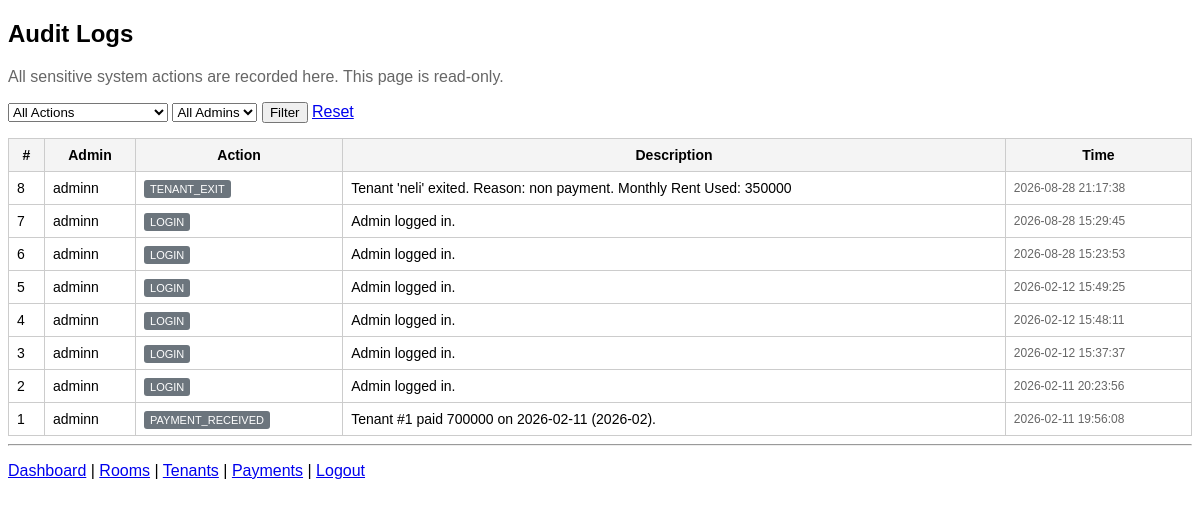
The page /public/audit_logs.php (signed in) on the database its author committed.
### tables this page shows
CREATE TABLE audit_logs (
    id INTEGER PRIMARY KEY AUTOINCREMENT,
    admin_id INTEGER NOT NULL,
    action TEXT NOT NULL,
    description TEXT NOT NULL,
    created_at DATETIME DEFAULT CURRENT_TIMESTAMP
);

### public/audit_logs.php (the view, shortened to what this page needs)
<?php
require_once __DIR__ . '/../core/bootstrap.php';
$page     = max(1, (int) ($_GET['page'] ?? 1));
$limit    = 25;
$offset   = ($page - 1) * $limit;
$where = [];
$params = [];
$whereSQL = $where ? 'WHERE ' . implode(' AND ', $where) : '';
$stmt = $pdo->prepare(
    "SELECT al.id,
            al.action,
            al.description,
            al.created_at,
            a.username
     FROM audit_logs al
     JOIN admins a ON a.id = al.admin_id
     $whereSQL
     ORDER BY al.created_at DESC
     LIMIT $limit OFFSET $offset"
);
$stmt->execute($params);
$logs = $stmt->fetchAll(PDO::FETCH_ASSOC);
?>
<!DOCTYPE html>
<html>
<head>
</head>
<body>
<h2>Audit Logs</h2>
<p style="color:#666;">
All sensitive system actions are recorded here. This page is read-only.
</p>
<div class="filter-box">
<form method="get">
<select name="action">
<option value="">All Actions</option>
</select>
<select name="admin">
<option value="">All Admins</option>
</select>
<button type="submit">Filter</button>
<a href="audit_logs.php">Reset</a>
</form>
</div>
<table>
<tr>
<th>#</th>
<th>Admin</th>
<th>Action</th>
<th>Description</th>
<th>Time</th>
</tr>
<?php foreach ($logs as $log): ?>
<tr>
<td><?= $log['id'] ?></td>
<td><?= htmlspecialchars($log['username']) ?></td>
<td><span class="badge action"><?= htmlspecialchars($log['action']) ?></span></td>
<td><?= htmlspecialchars($log['description']) ?></td>
<td class="time"><?= htmlspecialchars($log['created_at']) ?></td>
</tr>
<?php endforeach; ?>
</table>
<hr>
<p>
<a href="dashboard.php">Dashboard</a> |
<a href="rooms.php">Rooms</a> |
<a href="tenants.php">Tenants</a> |
<a href="payments_history.php">Payments</a> |
<a href="logout.php">Logout</a>
</p>
</body>
</html>

### public/audit_logs.php (style rules this page uses)
body { font-family:Arial,sans-serif; }
table { border-collapse:collapse;width:100%; }
th,td { border:1px solid #ccc;padding:8px;font-size:14px; }
th { background:#f4f4f4; }
.filter-box { margin-bottom:15px; }
.badge { padding:3px 6px;border-radius:3px;font-size:11px;color:#fff; }
.action { background:#6c757d; }
.time { color:#666;font-size:12px; }

### rows shown on the page
audit_logs: id "8", admin.username "adminn", action "TENANT_EXIT", description "Tenant 'neli' exited. Reason: non payment. Monthly Rent Used: 350000", created_at "2026-08-28 21:17:38"
audit_logs: id "7", admin.username "adminn", action "LOGIN", description "Admin logged in.", created_at "2026-08-28 15:29:45"
audit_logs: id "6", admin.username "adminn", action "LOGIN", description "Admin logged in.", created_at "2026-08-28 15:23:53"
audit_logs: id "5", admin.username "adminn", action "LOGIN", description "Admin logged in.", created_at "2026-02-12 15:49:25"
audit_logs: id "4", admin.username "adminn", action "LOGIN", description "Admin logged in.", created_at "2026-02-12 15:48:11"
audit_logs: id "3", admin.username "adminn", action "LOGIN", description "Admin logged in.", created_at "2026-02-12 15:37:37"
audit_logs: id "2", admin.username "adminn", action "LOGIN", description "Admin logged in.", created_at "2026-02-11 20:23:56"
audit_logs: id "1", admin.username "adminn", action "PAYMENT_RECEIVED", description "Tenant #1 paid 700000 on 2026-02-11 (2026-02).", created_at "2026-02-11 19:56:08"
